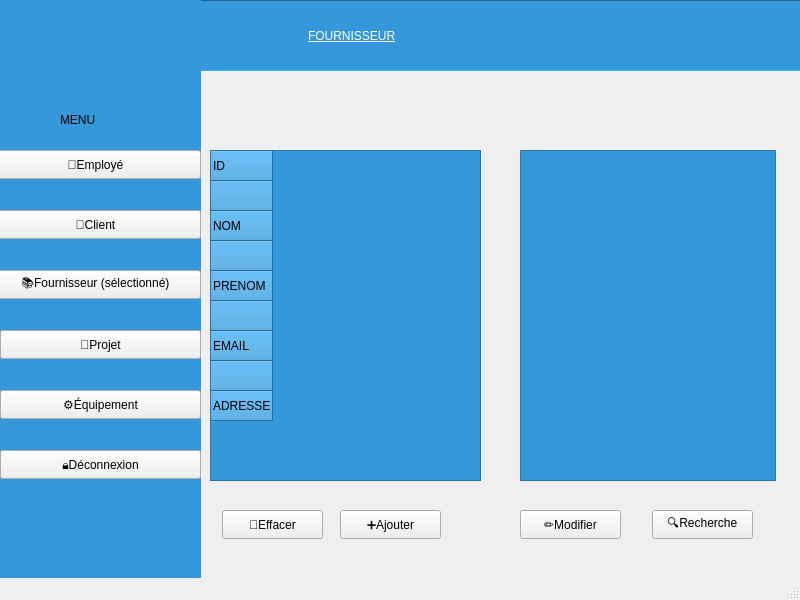
<?xml version="1.0" encoding="UTF-8"?>
<ui version="4.0">
 <class>MainWindow</class>
 <widget class="QMainWindow" name="MainWindow">
  <property name="geometry">
   <rect>
    <x>0</x>
    <y>0</y>
    <width>800</width>
    <height>600</height>
   </rect>
  </property>
  <property name="windowTitle">
   <string>MainWindow</string>
  </property>
  <widget class="QWidget" name="centralwidget">
   <widget class="QLabel" name="label">
    <property name="geometry">
     <rect>
      <x>200</x>
      <y>0</y>
      <width>601</width>
      <height>71</height>
     </rect>
    </property>
    <property name="whatsThis">
     <string>&lt;html&gt;&lt;head/&gt;&lt;body&gt;&lt;p&gt;&lt;span style=&quot; font-size:16pt; font-weight:700; color:#ffffff;&quot;&gt;FOURNISSEUR&lt;/span&gt;&lt;/p&gt;&lt;/body&gt;&lt;/html&gt;</string>
    </property>
    <property name="layoutDirection">
     <enum>Qt::LayoutDirection::LeftToRight</enum>
    </property>
    <property name="styleSheet">
     <string notr="true">background-color: rgb(52, 152, 219);
border-color: rgb(255, 255, 255);
color: rgb(255, 255, 255);
text-decoration: underline;
font: 700 18pt &quot;Arial&quot;;</string>
    </property>
    <property name="frameShape">
     <enum>QFrame::Shape::Panel</enum>
    </property>
    <property name="frameShadow">
     <enum>QFrame::Shadow::Sunken</enum>
    </property>
    <property name="text">
     <string>FOURNISSEUR</string>
    </property>
    <property name="textFormat">
     <enum>Qt::TextFormat::AutoText</enum>
    </property>
    <property name="scaledContents">
     <bool>true</bool>
    </property>
    <property name="margin">
     <number>18</number>
    </property>
    <property name="indent">
     <number>107</number>
    </property>
   </widget>
   <widget class="QLabel" name="label_2">
    <property name="geometry">
     <rect>
      <x>0</x>
      <y>0</y>
      <width>201</width>
      <height>611</height>
     </rect>
    </property>
    <property name="styleSheet">
     <string notr="true">background-color: rgb(52, 152, 219);</string>
    </property>
    <property name="text">
     <string/>
    </property>
   </widget>
   <widget class="QLabel" name="label_3">
    <property name="geometry">
     <rect>
      <x>60</x>
      <y>110</y>
      <width>81</width>
      <height>20</height>
     </rect>
    </property>
    <property name="styleSheet">
     <string notr="true">font: 700 14pt &quot;Arial&quot;;</string>
    </property>
    <property name="text">
     <string>MENU</string>
    </property>
   </widget>
   <widget class="QPushButton" name="pushButton">
    <property name="geometry">
     <rect>
      <x>-10</x>
      <y>150</y>
      <width>211</width>
      <height>29</height>
     </rect>
    </property>
    <property name="text">
     <string>👤Employé</string>
    </property>
   </widget>
   <widget class="QPushButton" name="pushButton_2">
    <property name="geometry">
     <rect>
      <x>-10</x>
      <y>210</y>
      <width>211</width>
      <height>29</height>
     </rect>
    </property>
    <property name="text">
     <string>💛Client</string>
    </property>
   </widget>
   <widget class="QPushButton" name="buttonFournisseur">
    <property name="geometry">
     <rect>
      <x>-10</x>
      <y>270</y>
      <width>211</width>
      <height>29</height>
     </rect>
    </property>
    <property name="text">
     <string>📚Fournisseur (sélectionné)</string>
    </property>
   </widget>
   <widget class="QPushButton" name="pushButton_4">
    <property name="geometry">
     <rect>
      <x>0</x>
      <y>330</y>
      <width>201</width>
      <height>29</height>
     </rect>
    </property>
    <property name="text">
     <string>📁Projet</string>
    </property>
   </widget>
   <widget class="QPushButton" name="pushButton_5">
    <property name="geometry">
     <rect>
      <x>0</x>
      <y>390</y>
      <width>201</width>
      <height>29</height>
     </rect>
    </property>
    <property name="text">
     <string>⚙️Équipement</string>
    </property>
   </widget>
   <widget class="QPushButton" name="Retour">
    <property name="geometry">
     <rect>
      <x>0</x>
      <y>450</y>
      <width>201</width>
      <height>29</height>
     </rect>
    </property>
    <property name="text">
     <string>🔒Déconnexion</string>
    </property>
   </widget>
   <widget class="QLabel" name="label_4">
    <property name="geometry">
     <rect>
      <x>30</x>
      <y>20</y>
      <width>141</width>
      <height>71</height>
     </rect>
    </property>
    <property name="text">
     <string/>
    </property>
    <property name="pixmap">
     <pixmap>../../Desktop/LOOOGGGO.png</pixmap>
    </property>
    <property name="scaledContents">
     <bool>true</bool>
    </property>
    <property name="wordWrap">
     <bool>true</bool>
    </property>
    <property name="margin">
     <number>-28</number>
    </property>
   </widget>
   <widget class="QTableWidget" name="widgetFournisseur">
    <property name="geometry">
     <rect>
      <x>210</x>
      <y>150</y>
      <width>271</width>
      <height>331</height>
     </rect>
    </property>
    <property name="styleSheet">
     <string notr="true">color: rgb(85, 170, 255);
color: rgb(0, 0, 0);
background-color: rgb(52, 152, 219);</string>
    </property>
    <row>
     <property name="text">
      <string>ID</string>
     </property>
    </row>
    <row>
     <property name="text">
      <string/>
     </property>
    </row>
    <row>
     <property name="text">
      <string>NOM</string>
     </property>
    </row>
    <row>
     <property name="text">
      <string/>
     </property>
    </row>
    <row>
     <property name="text">
      <string>PRENOM</string>
     </property>
    </row>
    <row>
     <property name="text">
      <string/>
     </property>
    </row>
    <row>
     <property name="text">
      <string>EMAIL</string>
     </property>
    </row>
    <row>
     <property name="text">
      <string/>
     </property>
    </row>
    <row>
     <property name="text">
      <string>ADRESSE</string>
     </property>
    </row>
   </widget>
   <widget class="QListWidget" name="listWidget">
    <property name="geometry">
     <rect>
      <x>520</x>
      <y>150</y>
      <width>256</width>
      <height>331</height>
     </rect>
    </property>
    <property name="styleSheet">
     <string notr="true">background-color: rgb(52, 152, 219);</string>
    </property>
   </widget>
   <widget class="QPushButton" name="widgetFournisseur_3">
    <property name="geometry">
     <rect>
      <x>222</x>
      <y>510</y>
      <width>101</width>
      <height>29</height>
     </rect>
    </property>
    <property name="text">
     <string>🧹Effacer</string>
    </property>
   </widget>
   <widget class="QPushButton" name="pushButton_8">
    <property name="geometry">
     <rect>
      <x>340</x>
      <y>510</y>
      <width>101</width>
      <height>29</height>
     </rect>
    </property>
    <property name="text">
     <string>➕Ajouter</string>
    </property>
   </widget>
   <widget class="QPushButton" name="pushButton_9">
    <property name="geometry">
     <rect>
      <x>520</x>
      <y>510</y>
      <width>101</width>
      <height>29</height>
     </rect>
    </property>
    <property name="text">
     <string>✏️Modifier</string>
    </property>
   </widget>
   <widget class="QPushButton" name="pushButton_10">
    <property name="geometry">
     <rect>
      <x>652</x>
      <y>510</y>
      <width>101</width>
      <height>29</height>
     </rect>
    </property>
    <property name="text">
     <string>🔍Recherche</string>
    </property>
   </widget>
  </widget>
  <widget class="QMenuBar" name="menubar">
   <property name="geometry">
    <rect>
     <x>0</x>
     <y>0</y>
     <width>800</width>
     <height>26</height>
    </rect>
   </property>
  </widget>
  <widget class="QStatusBar" name="statusbar"/>
 </widget>
 <resources/>
 <connections/>
</ui>
